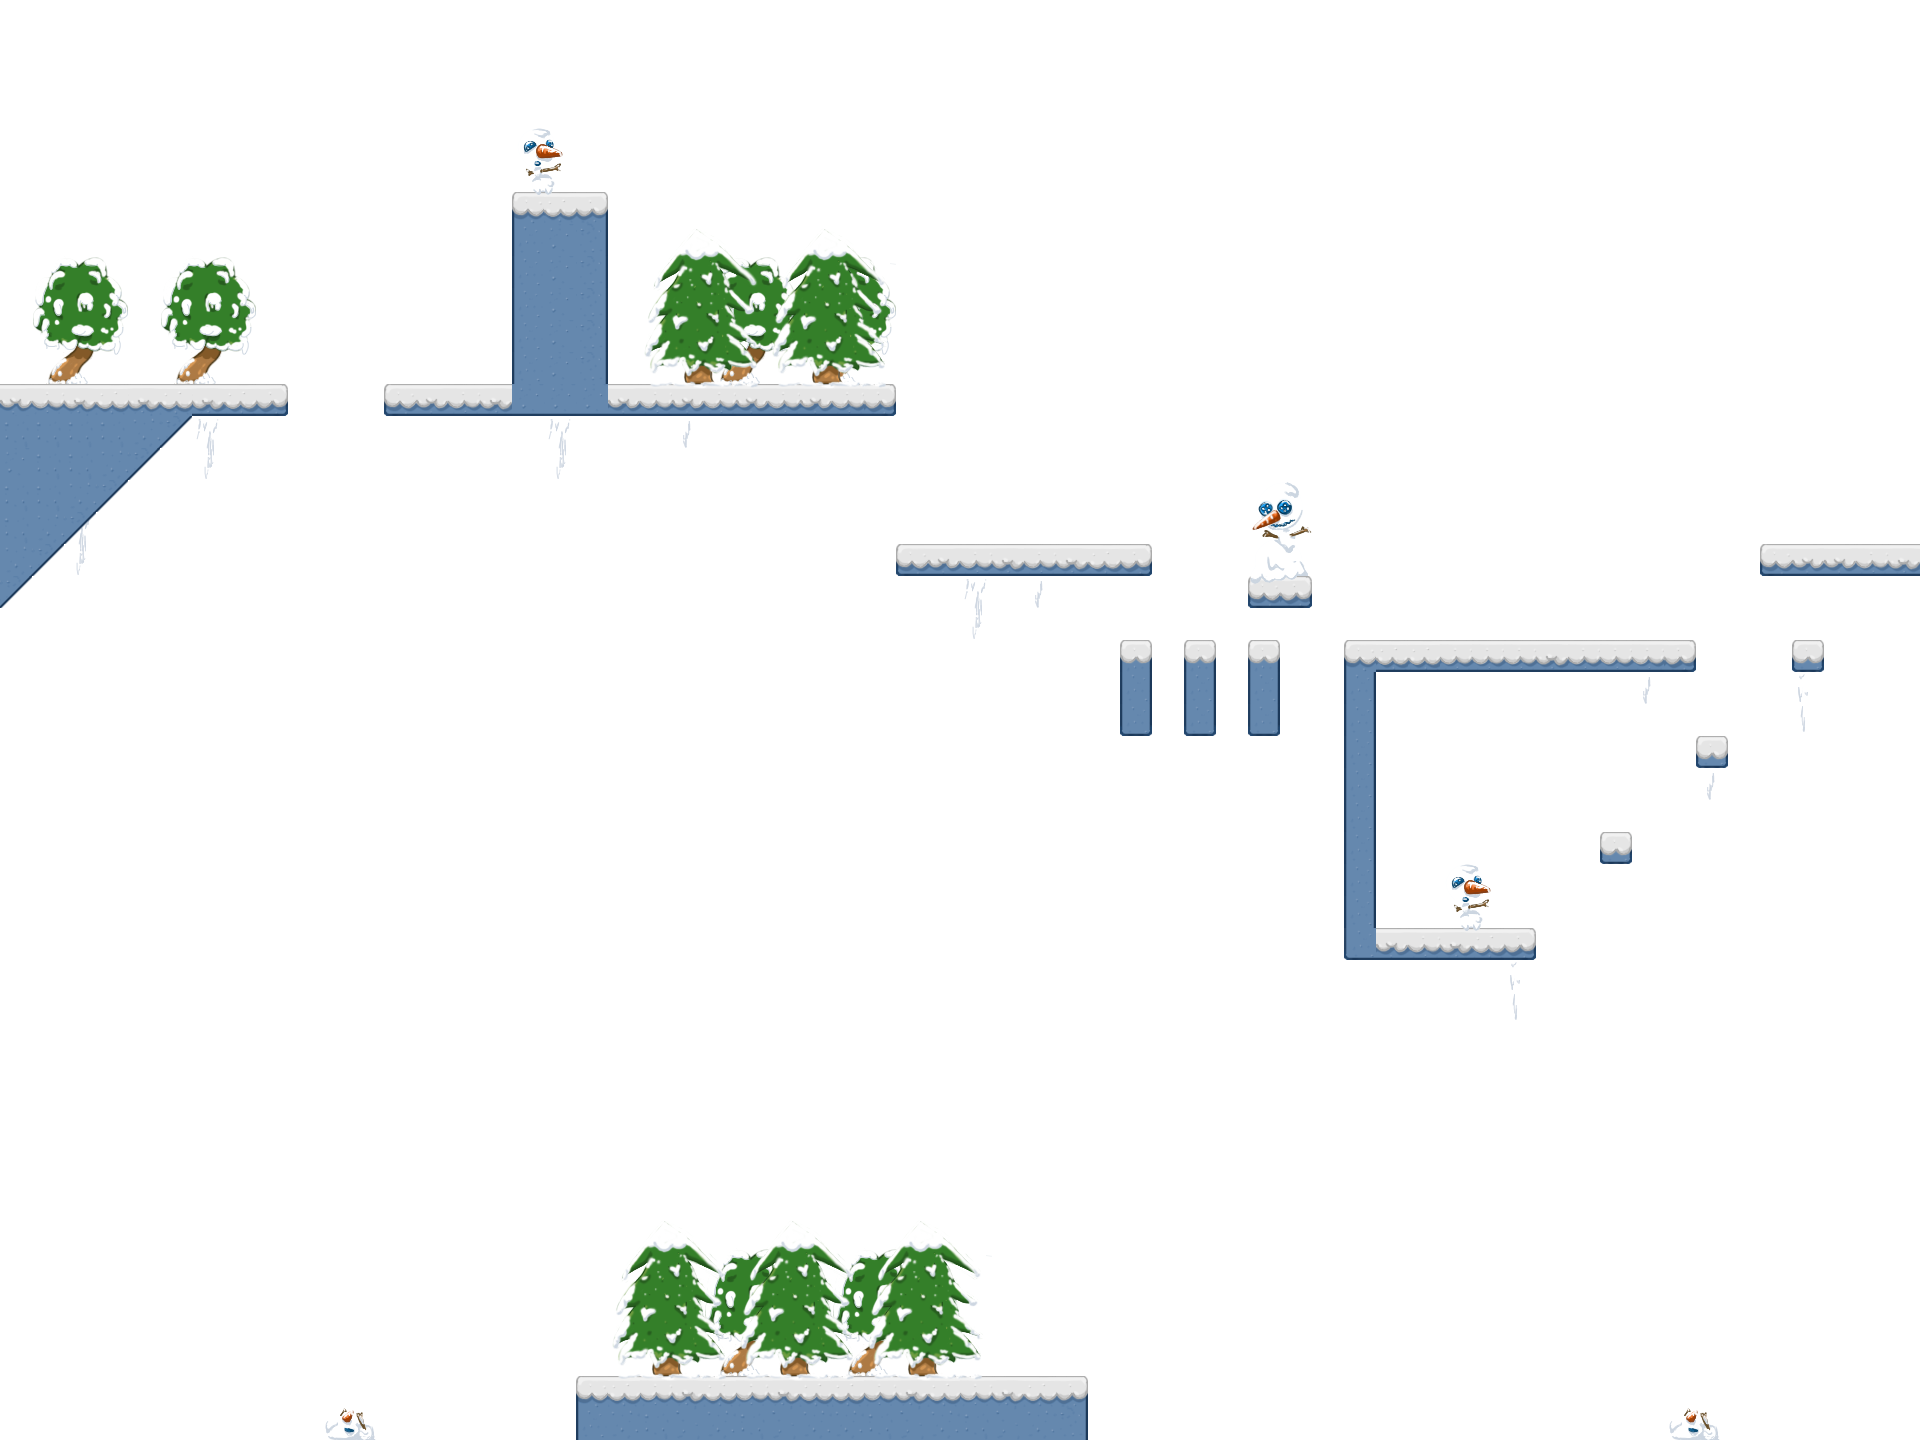

A 2D game scene composited from a Tiled map and its tileset images. What follows is a short description and the map's XML, with each tile layer's data collapsed to a summary:
An orthogonal 60x45 tile map with 32x32 px tiles, 3 tile layers (background, ground, frontground), 2 tilesets and 7 objects (4x flairy, earm, goal, 2.7).

<map version="1.10" tiledversion="1.10.0" orientation="orthogonal" renderorder="right-down" width="60" height="45" tilewidth="32" tileheight="32" infinite="0" backgroundcolor="#ffffff" nextlayerid="5" nextobjectid="8">
 <properties>
  <property name="DIG" value="4" />
  <property name="FLY" value="2" />
  <property name="JUMP" value="5" />
 </properties>
 <tileset firstgid="1" name="tiles" tilewidth="32" tileheight="32" tilecount="100" columns="10">
  <image source="tiles.png" width="320" height="320" />
  <tile id="0">
   <properties>
    <property name="type" value="TOPL" />
   </properties>
  </tile>
  <tile id="1">
   <properties>
    <property name="type" value="TOP" />
   </properties>
  </tile>
  <tile id="2">
   <properties>
    <property name="type" value="TOP" />
   </properties>
  </tile>
  <tile id="3">
   <properties>
    <property name="type" value="TOP" />
   </properties>
  </tile>
  <tile id="4">
   <properties>
    <property name="type" value="TOP" />
   </properties>
  </tile>
  <tile id="5">
   <properties>
    <property name="type" value="TOPR" />
   </properties>
  </tile>
  <tile id="6">
   <properties>
    <property name="type" value="TOP" />
   </properties>
  </tile>
  <tile id="7">
   <properties>
    <property name="type" value="TOP" />
   </properties>
  </tile>
  <tile id="8">
   <properties>
    <property name="type" value="TOP" />
   </properties>
  </tile>
  <tile id="9">
   <properties>
    <property name="type" value="TOP" />
   </properties>
  </tile>
  <tile id="10">
   <properties>
    <property name="type" value="LEFT" />
   </properties>
  </tile>
  <tile id="15">
   <properties>
    <property name="type" value="RIGHT" />
   </properties>
  </tile>
  <tile id="20">
   <properties>
    <property name="type" value="DGL1" />
   </properties>
  </tile>
  <tile id="21">
   <properties>
    <property name="type" value="NB" />
   </properties>
  </tile>
  <tile id="22">
   <properties>
    <property name="type" value="NB" />
   </properties>
  </tile>
  <tile id="23">
   <properties>
    <property name="type" value="DGR1" />
   </properties>
  </tile>
  <tile id="31">
   <properties>
    <property name="type" value="DGL1" />
   </properties>
  </tile>
  <tile id="32">
   <properties>
    <property name="type" value="DGR1" />
   </properties>
  </tile>
  <tile id="35">
   <properties>
    <property name="type" value="DGR1" />
   </properties>
  </tile>
  <tile id="36">
   <properties>
    <property name="type" value="NB" />
   </properties>
  </tile>
  <tile id="38">
   <properties>
    <property name="type" value="NB" />
   </properties>
  </tile>
  <tile id="39">
   <properties>
    <property name="type" value="NB" />
   </properties>
  </tile>
  <tile id="40">
   <properties>
    <property name="type" value="BDGL1" />
   </properties>
  </tile>
  <tile id="41">
   <properties>
    <property name="type" value="NB" />
   </properties>
  </tile>
  <tile id="42">
   <properties>
    <property name="type" value="NB" />
   </properties>
  </tile>
  <tile id="43">
   <properties>
    <property name="type" value="BDGR1" />
   </properties>
  </tile>
  <tile id="44">
   <properties>
    <property name="type" value="DGR1" />
   </properties>
  </tile>
  <tile id="46">
   <properties>
    <property name="type" value="DGR1" />
   </properties>
  </tile>
  <tile id="47">
   <properties>
    <property name="type" value="DGL1" />
   </properties>
  </tile>
  <tile id="48">
   <properties>
    <property name="type" value="TOPRL" />
   </properties>
  </tile>
  <tile id="49">
   <properties>
    <property name="type" value="TOPRL" />
   </properties>
  </tile>
  <tile id="50">
   <properties>
    <property name="type" value="LEFT" />
   </properties>
  </tile>
  <tile id="51">
   <properties>
    <property name="type" value="DGL1" />
   </properties>
  </tile>
  <tile id="52">
   <properties>
    <property name="type" value="DGR1" />
   </properties>
  </tile>
  <tile id="53">
   <properties>
    <property name="type" value="RIGHT" />
   </properties>
  </tile>
  <tile id="54">
   <properties>
    <property name="type" value="DGL1" />
   </properties>
  </tile>
  <tile id="55">
   <properties>
    <property name="type" value="BDGR1" />
   </properties>
  </tile>
  <tile id="58">
   <properties>
    <property name="type" value="RL" />
   </properties>
  </tile>
  <tile id="61">
   <properties>
    <property name="type" value="RIGHT" />
   </properties>
  </tile>
  <tile id="62">
   <properties>
    <property name="type" value="LEFT" />
   </properties>
  </tile>
  <tile id="63">
   <properties>
    <property name="type" value="BDGL1" />
   </properties>
  </tile>
  <tile id="65">
   <properties>
    <property name="type" value="DGL1" />
   </properties>
  </tile>
  <tile id="68">
   <properties>
    <property name="type" value="RL" />
   </properties>
  </tile>
  <tile id="70">
   <properties>
    <property name="type" value="LEFT" />
   </properties>
  </tile>
  <tile id="75">
   <properties>
    <property name="type" value="RIGHT" />
   </properties>
  </tile>
  <tile id="80">
   <properties>
    <property name="type" value="TOP" />
   </properties>
  </tile>
  <tile id="81">
   <properties>
    <property name="type" value="TOP" />
   </properties>
  </tile>
  <tile id="82">
   <properties>
    <property name="type" value="TOP" />
   </properties>
  </tile>
  <tile id="83">
   <properties>
    <property name="type" value="TOP" />
   </properties>
  </tile>
  <tile id="84">
   <properties>
    <property name="type" value="TOP" />
   </properties>
  </tile>
  <tile id="85">
   <properties>
    <property name="type" value="TOP" />
   </properties>
  </tile>
  <tile id="87">
   <properties>
    <property name="type" value="TOP" />
   </properties>
  </tile>
  <tile id="88">
   <properties>
    <property name="type" value="TOP" />
   </properties>
  </tile>
  <tile id="90">
   <properties>
    <property name="type" value="TOP" />
   </properties>
  </tile>
  <tile id="96">
   <properties>
    <property name="type" value="LEFT" />
   </properties>
  </tile>
  <tile id="99">
   <properties>
    <property name="type" value="RIGHT" />
   </properties>
  </tile>
 </tileset>
 <tileset firstgid="101" name="props" tilewidth="32" tileheight="32" tilecount="100" columns="10">
  <image source="props.png" width="320" height="320" />
 </tileset>
 <layer id="1" name="background" width="60" height="45">
  <data>[2700 cells, 94 non-empty, 22 distinct tile ids]</data>
 </layer>
 <layer id="2" name="ground" width="60" height="45">
  <data>[2700 cells, 148 non-empty, 27 distinct tile ids]</data>
 </layer>
 <layer id="3" name="frontground" width="60" height="45">
  <data>[2700 cells, 153 non-empty, 43 distinct tile ids]</data>
 </layer>
 <objectgroup id="4" name="avatars">
  <object id="1" name="earm" gid="25" x="34" y="350" width="32" height="32" />
  <object id="2" name="goal" gid="26" x="1589" y="621" width="32" height="32" />
  <object id="3" name="canon_snow" type="2.7" x="994" y="1327" width="61" height="32" />
  <object id="4" name="flairy" gid="37" x="800" y="1360" width="32" height="32" />
  <object id="5" name="flairy" gid="37" x="1419" y="911" width="32" height="32" />
  <object id="6" name="flairy" gid="37" x="1859" y="529" width="32" height="32" />
  <object id="7" name="flairy" gid="37" x="648" y="371" width="32" height="32" />
 </objectgroup>
</map>
